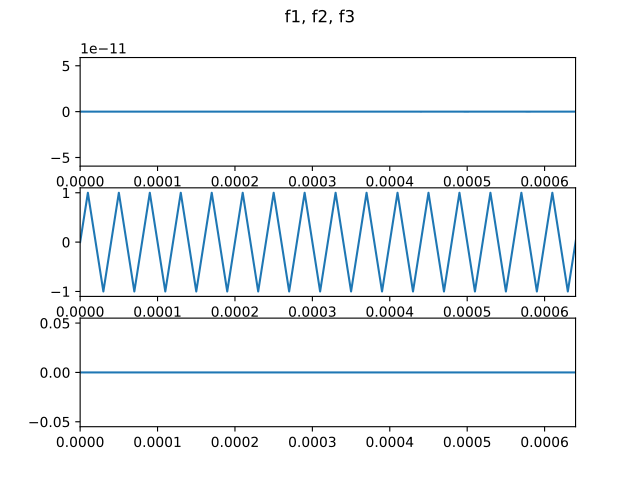

The script that saved this image:
import numpy as np
import matplotlib.pyplot as plt
import sounddevice as snd
import scipy

sinus = lambda a, f0, phi, t: a * np.sin(2 * np.pi * f0 * t + phi)
cosinus = lambda a, f0, phi, t: a * np.cos(2 * np.pi * f0 * t + phi)
sawtooth = lambda t, f0, mod: np.mod(f0 * t, mod)
x = lambda A, t, phi, f0: A * np.sin(2 * np.pi * f0 * t + phi)

f0 = 400
a = 1
N = 100000
gamma = 0

def ex6():
    t = np.arange(start = 0, stop = 1, step = 1/N)
    f1 = N / 2
    f2 = N / 4
    f3 = 0

    fig, axs = plt.subplots(3)
    fig.suptitle("f1, f2, f3")

    axs[0].plot(t, sinus(a, f1, 0, t))
    axs[1].plot(t, sinus(a, f2, 0, t))
    axs[2].plot(t, sinus(a, f3, 0, t))

    for ax in axs:
        ax.set_xlim(0, 1 /(f2 / 16))

    plt.savefig("ex6.pdf")
    plt.show()

# Pentru f = fs / 2: functia devine 1 * np.sin(2 * np.pi * fs/2 * t + 0), esantionam de 2 ori intr-o faza, la 0 si pi unde valorile sunt 0 si 0 astfel vedem o linie dreapta
# Pentru f = fs / 4: functia devine 1 * np.sin(2 * np.pi * fs/4 * t + 0), esantionam de 4 ori intr-o faza, astfel vom prinde valorile la 0, 1, 0 si -1
# Pentru f = 0 Hz: functia devine 1 * np.sin(2 * np.pi * 0 * t + 0) adica np.sin(0) deci 0 in toate punctele, astfel ramane o linie dreapta

ex6()
